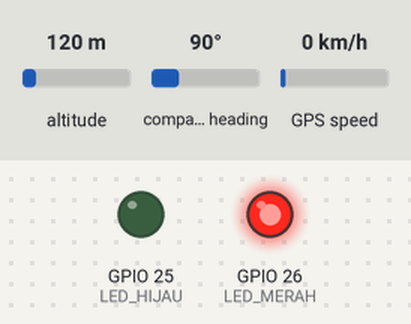
The sketch below on a simulated ESP32. On the bench: output pins drawn as LEDs (lit = HIGH). The inputs (shaded band) are chosen by the test bench; at power-on: altitude 120 m, compass heading 90°, GPS speed 0 km/h. WiFi joins after 1.5 s; servers stay silent unless stated; uploads are accepted with an empty reply; the GPS gets a fix after 3 s at 37.7749, -122.4194 with 8 satellites; what the sketch prints to the serial monitor is not drawn.

Above: at 0.1 s.
At 5.1 s:
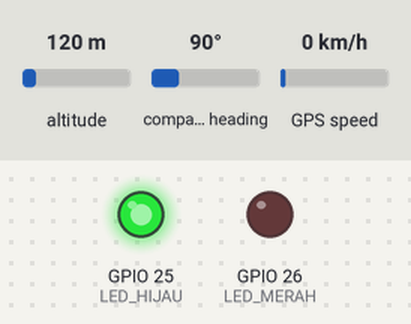
Timing chart, 0 to 6.6 s (numbered marks = the images above):
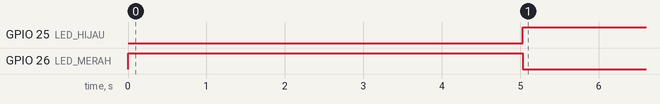

The sketch:

esp32_gps.ino
```cpp
#include <WiFi.h>
#include <HTTPClient.h>
#include <TinyGPS++.h>

const char* ssid = "TOP";
const char* password = "kucinghitam1";

// Backend Railway — laptop tidak perlu nyala!
const char* backendURL = "https://container-management-system-production.up.railway.app/api/v1/gps";

TinyGPSPlus gps;
HardwareSerial gpsSerial(2);

#define LED_HIJAU 25
#define LED_MERAH 26

void setup() {
  Serial.begin(115200);
  gpsSerial.begin(9600, SERIAL_8N1, 16, 17);

  pinMode(LED_HIJAU, OUTPUT);
  pinMode(LED_MERAH, OUTPUT);

  digitalWrite(LED_HIJAU, LOW);
  digitalWrite(LED_MERAH, HIGH);

  WiFi.begin(ssid, password);
  Serial.print("Connecting WiFi");
  while (WiFi.status() != WL_CONNECTED) {
    delay(1000);
    Serial.print(".");
  }
  Serial.println("\nWiFi Connected!");
  Serial.print("IP ESP32: ");
  Serial.println(WiFi.localIP());
}

void loop() {
  while (gpsSerial.available()) {
    gps.encode(gpsSerial.read());
  }

  if (gps.location.isValid()) {
    digitalWrite(LED_HIJAU, HIGH);
    digitalWrite(LED_MERAH, LOW);

    float lat = gps.location.lat();
    float lng = gps.location.lng();

    Serial.printf("GPS VALID → lat: %.6f, lng: %.6f\n", lat, lng);

    if (WiFi.status() == WL_CONNECTED) {
      HTTPClient http;
      http.begin(backendURL);
      http.addHeader("Content-Type", "application/json");

      // JSON body sesuai format API backend
      String json = "{\"lat\":" + String(lat, 6) +
                    ",\"lng\":" + String(lng, 6) +
                    ",\"device_id\":\"esp32-01\"}";

      int response = http.POST(json);

      if (response == 200 || response == 201) {
        Serial.println("✅ Data GPS terkirim!");
        String responseBody = http.getString();
        Serial.println(responseBody);
      } else {
        Serial.printf("❌ Gagal kirim, HTTP Response: %d\n", response);
      }

      http.end();
    } else {
      Serial.println("WiFi terputus, mencoba reconnect...");
      WiFi.reconnect();
    }

  } else {
    digitalWrite(LED_HIJAU, LOW);
    digitalWrite(LED_MERAH, HIGH);
    Serial.println("GPS belum valid...");
  }

  delay(3000);
}
```

Measured:
- by itself, GPIO 25 (LED_HIJAU): LOW → HIGH at 5.0 s
- by itself, GPIO 26 (LED_MERAH): HIGH → LOW at 5.0 s
